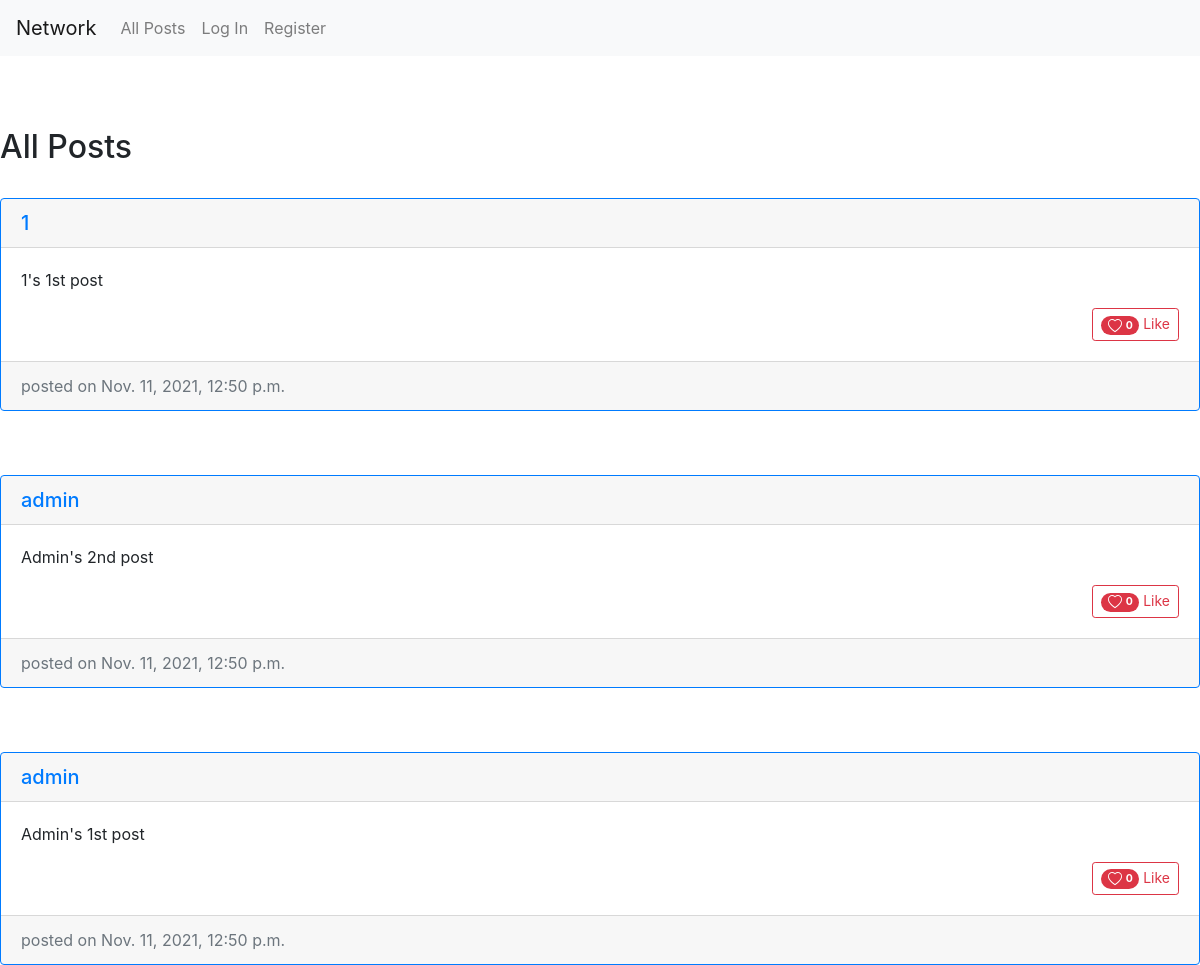
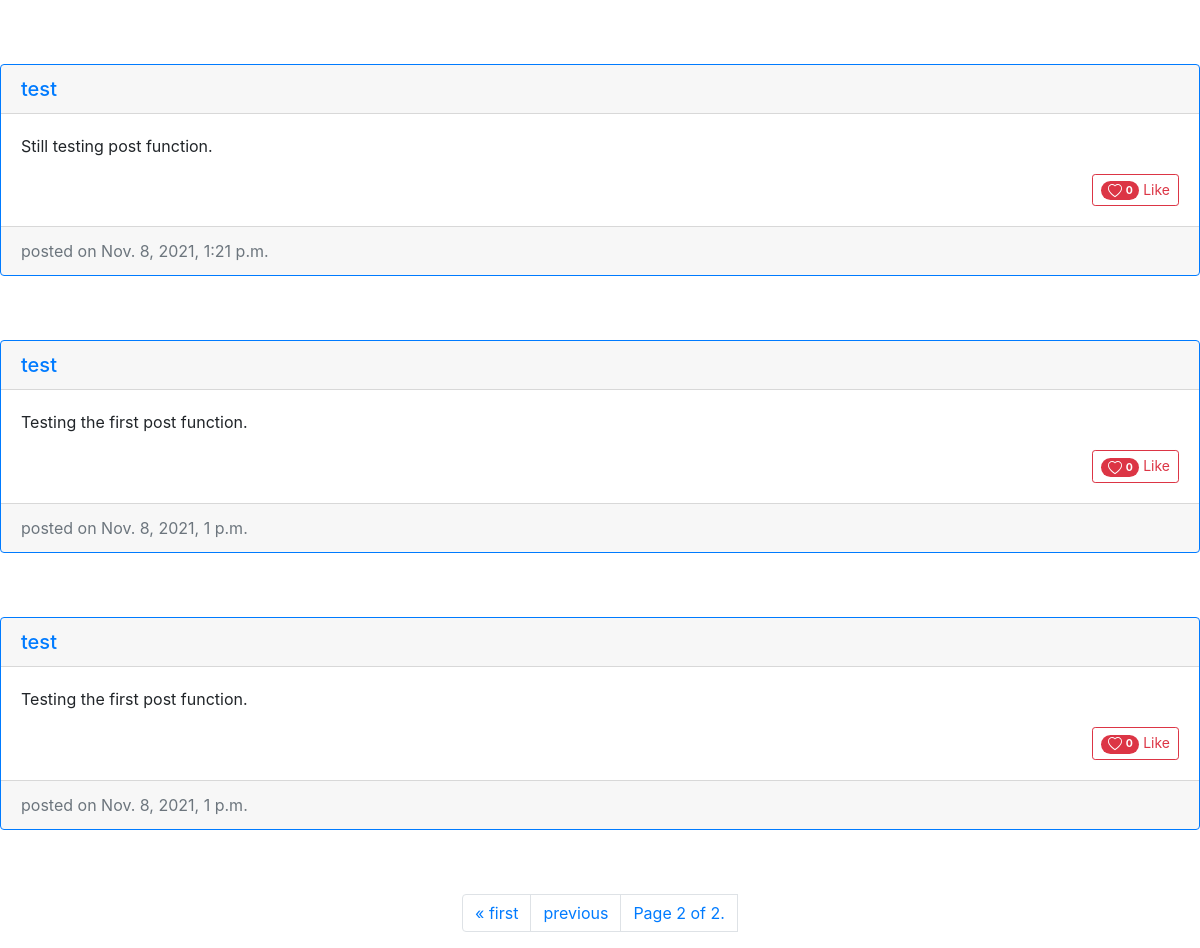
Page /?page=2 on the earlier database version (2 pictures, top to bottom).
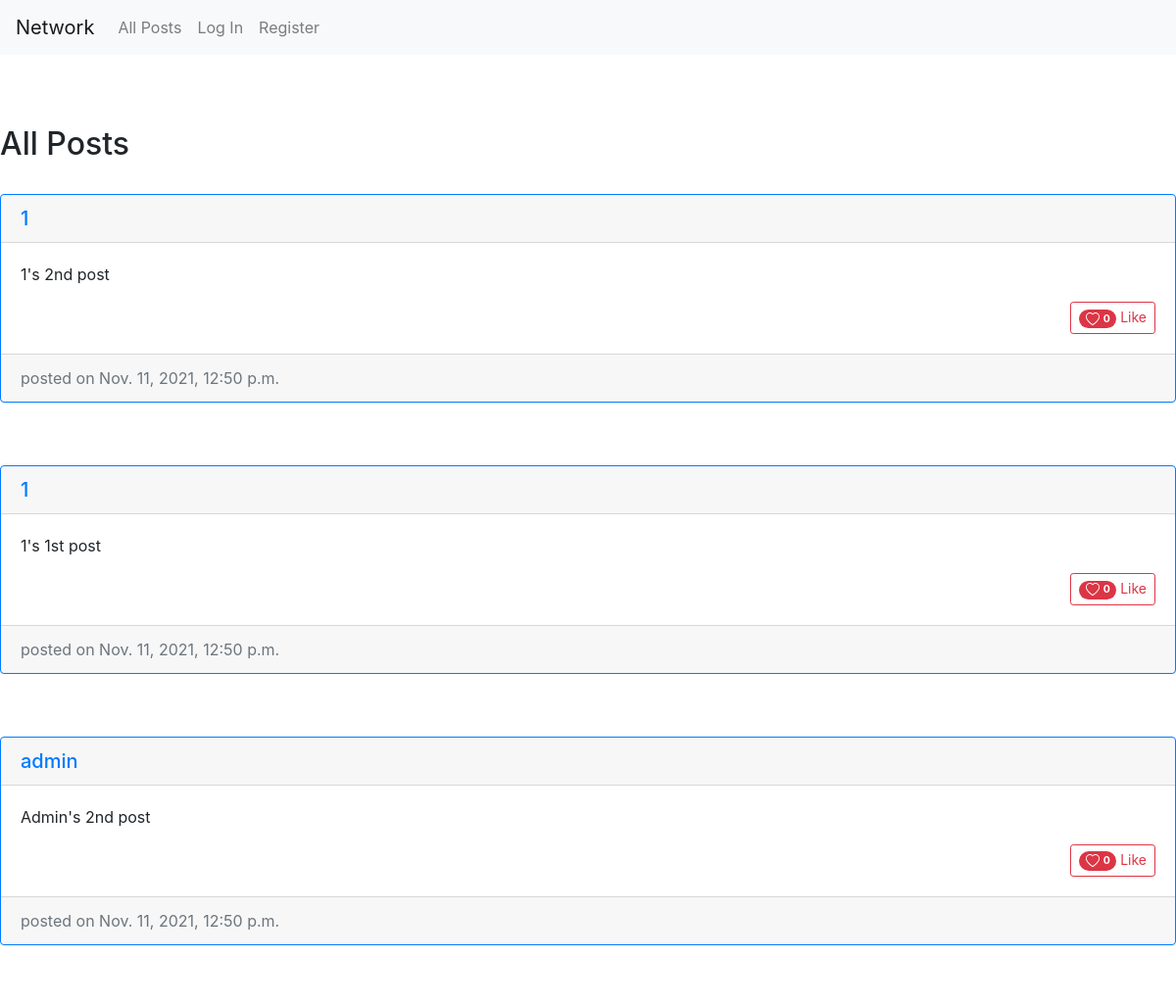
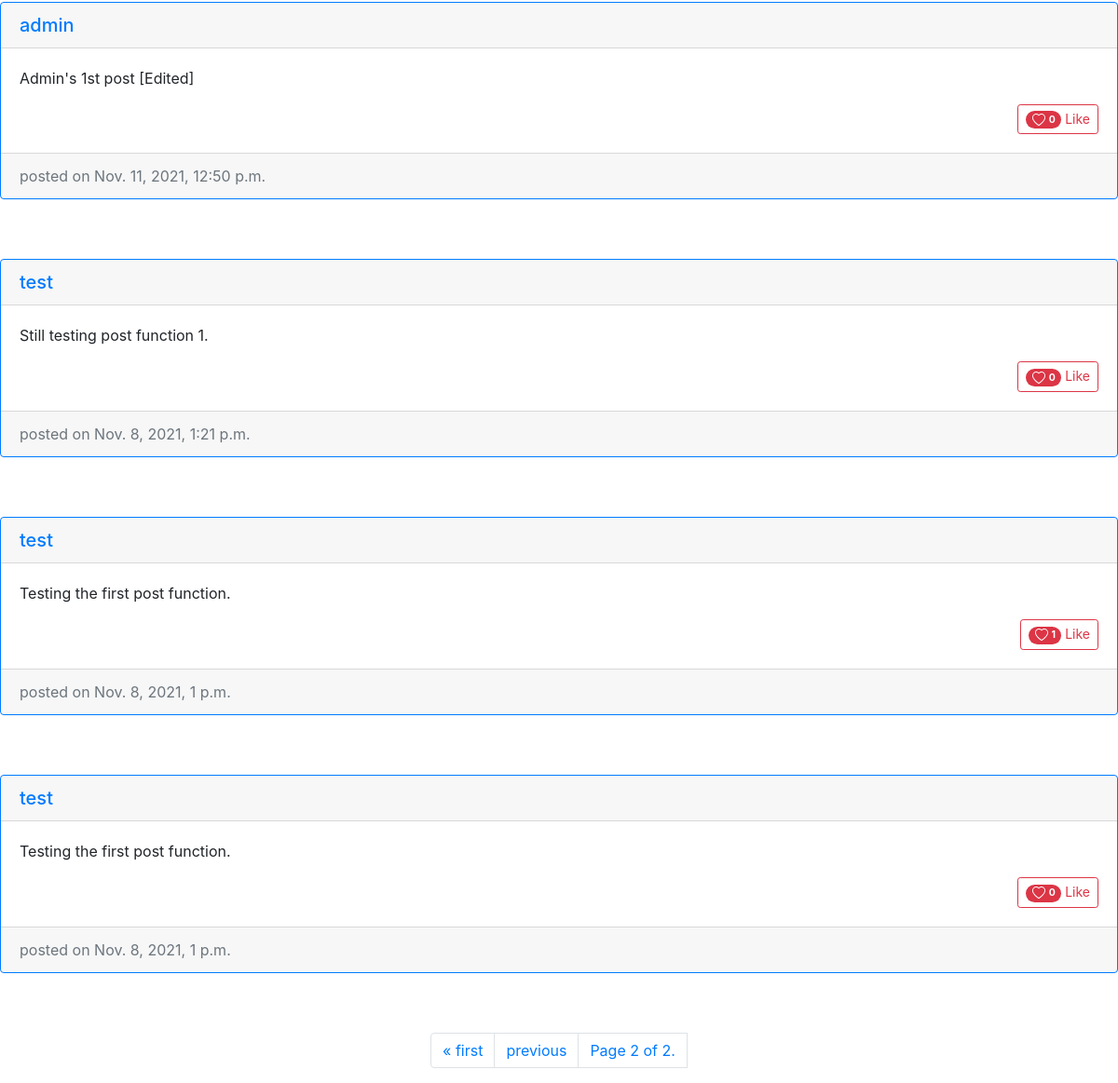
Same page on the later database version (2 pictures, top to bottom).
### network/models.py (models this page shows)
class Post(models.Model):
    user = models.ForeignKey(User, on_delete=models.CASCADE)
    body = models.TextField()
    likes = models.ManyToManyField(User, related_name = 'likes', blank=True)
    likes_count = models.IntegerField(default=0)
    date_added = models.DateTimeField(auto_now_add=True, null=True)

class User(AbstractUser):
    pass

### network/views.py (the view)
# urls.py: path("", views.index, name="index"),
def index(request):
    posts = Post.objects.all().order_by('-date_added')
    likes_posts = []
    for post in posts:
        likes = User.objects.filter(likes__id=post.id)
        new_object = {
            'likes': likes,
            'post': post
        }
        likes_posts.append(new_object)
    paginator = Paginator(likes_posts, 10)
    page_number = request.GET.get('page')
    page_obj = paginator.get_page(page_number)
    context = {
        'likes_posts': likes_posts,
        'page_obj': page_obj,
        'posts': posts
    }
    return render(request, "network/index.html", context)

### network/templates/network/index.html (shortened to what this page needs)
{% extends "network/layout.html" %}
{% block body %}
<main>
    <br>
    <br>
    <br>
    <div>
        {% if likes_posts %}
            <h2>All Posts</h2>
            <br>
            {% for post in page_obj %}
            <div class="card border-primary mb-3">
                <h5 class="card-header card-title">
                    <a href="{% url 'user-profile' post.post.user %}">{{ post.post.user }}</a>
                </h5>
                <div class="card-body">
                    <p class="card-text" id="body{{post.post.id}}">
                        {{ post.post.body }}
                    </p>
                    <div class="float-right">
                        <a class="like btn btn-outline-danger btn-sm" href="{% url 'like-or-unlike' post.post.id %}" id="post-{{ post.post.id }}">
                            <span class="badge badge-pill badge-danger">
                                 {{ post.likes|length }}</span>
                            {% if user in post.likes %}
                                Unlike
                            {% else %}
                                Like
                            {% endif %}
                        </a>
                    </div>
                </div>
                <div class="card-footer text-muted">posted on {{ post.post.date_added }}</div>
            </div>
            <br>
            <br>
            {% endfor %}
            <nav aria-label="Page navigation example">
                <ul class="pagination justify-content-center">
                    {% if page_obj.has_previous %}
                    <li class="page-item"><a class="page-link" href="?page=1">&laquo; first</a></li>
                    <li class="page-item"><a class="page-link" href="?page={{ page_obj.previous_page_number }}">previous</a></li>
                    {% endif %}
                    <span class="current page-link">
                        Page {{ page_obj.number }} of {{ page_obj.paginator.num_pages }}.
                    </span>
                </ul>
            </nav>
        {% endif %}
    </div>
</main>
{% endblock %}

Differences in the rows shown:
now on this page (row unchanged): Post: post.user "1", post.body "1's 2nd post", likes|length "0", post.date_added "Nov. 11, 2021, 12:50 p.m."
changed Post: post.body "Admin's 1st post" → "Admin's 1st post [Edited]"
changed Post: post.body "Still testing post function." → "Still testing post function 1."
computed for Post (number 6 of 7 on the later page): likes|length "0" → "1"
